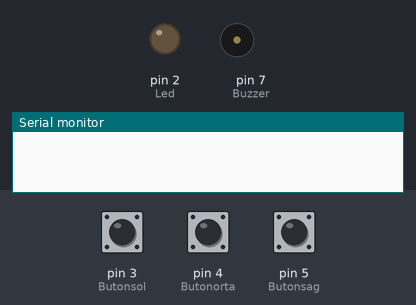
Simulated run of this sketch. Board: Arduino Uno, built with avr-gcc and run on an emulated ATmega328P. Shown: output pins drawn as LEDs (lit = HIGH), buzzer (waves = sounding), the last lines printed to the serial monitor. The inputs (shaded band) are chosen by the test bench; at power-on: pin 3 (Butonsol) LOW, pin 4 (Butonorta) LOW, pin 5 (Butonsag) LOW.

Above: at 1.2 s.
1.3 s: pin 3 (Butonsol) pulled HIGH for 1 s
At 1.37 s:
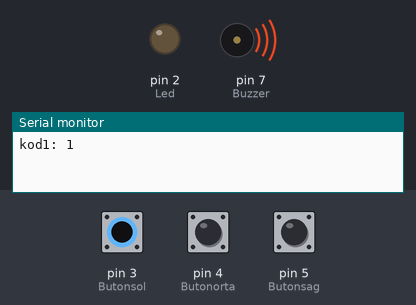
3.8 s: pin 4 (Butonorta) pulled HIGH for 3.2 s
At 7.2 s:
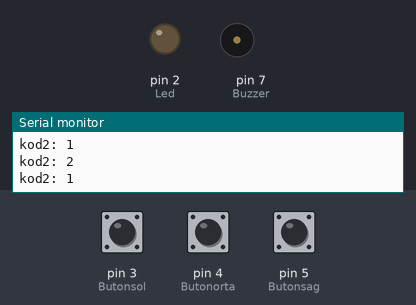
8.5 s: pin 3 (Butonsol) pulled HIGH for 3.2 s
At 9.0 s:
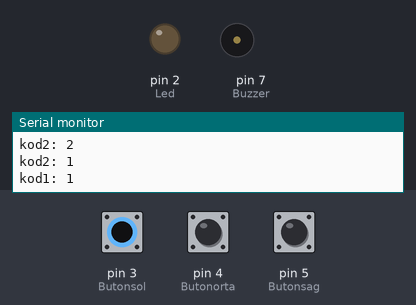
13.2 s: pin 5 (Butonsag) pulled HIGH for 3.2 s
At 16.8 s:
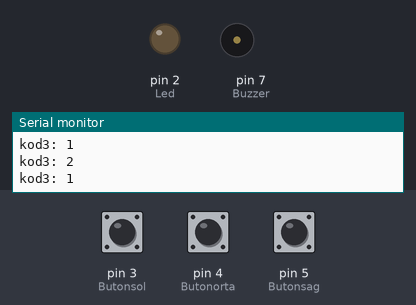
Timing chart, 0 to 18.3 s (numbered marks = the images above; inputs shaded):
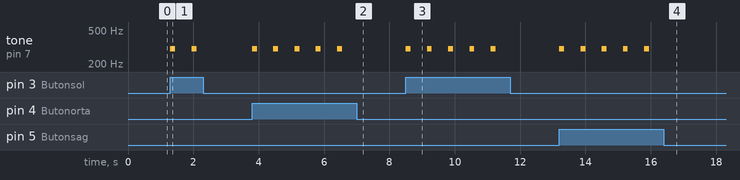

Measured:
- after the input at 1.3 s, tone on pin 7 (Buzzer): alternates 300 Hz for 0.15 s and silent for 0.50 s, 4 changes in all, then stays silent, starting at once
- after the input at 3.8 s, tone on pin 7 (Buzzer): alternates 300 Hz for 0.15 s and silent for 0.50 s, 10 changes in all, then stays silent, starting at once
- after the input at 8.5 s, tone on pin 7 (Buzzer): alternates 300 Hz for 0.15 s and silent for 0.50 s, 10 changes in all, then stays silent, starting at once
- after the input at 13.2 s, tone on pin 7 (Buzzer): alternates 300 Hz for 0.15 s and silent for 0.50 s, 10 changes in all, then stays silent, starting at once

The sketch:

butonlarla_guvenlik_sistemi_sifreli.ino
```cpp
/*
bu projede temel amaç soldaki butona 2, sağdaki butona 1 ve ortadaki butona da 1 kez basıldığında ledin yanması yani bir nevi şifrenin çözülmesidir.
Nereye bastığınızın sırası önemsizdir bu sıra önemliliğini koşullu ifadeler ile yapabilirsiniz.
*/
#define Butonsol 3
#define Butonorta 4
#define Butonsag 5
#define Led 2
#define Buzzer 7
int buton_durumusol=0;
int buton_durumuorta=0;
int buton_durumusag=0;
int kod1 = 0;
int kod2 = 0;
int kod3 = 0;

void setup() {
  pinMode(Butonsol, INPUT);
  pinMode(Butonorta, INPUT);
  pinMode(Butonsag, INPUT);
  pinMode(Led, OUTPUT);
  pinMode(Buzzer, OUTPUT);
  Serial.begin(9600);
}


void loop() {
  buton_durumusol = digitalRead(Butonsol);
  buton_durumuorta = digitalRead(Butonorta);
  buton_durumusag = digitalRead(Butonsag);

  if(buton_durumusol == 1){
    kod1 += 1;
    Serial.println("kod1: " + String(kod1));
     tone(Buzzer, 300);
    delay(150);
    noTone(Buzzer);
      delay(500);
  }

  if(buton_durumuorta == 1){
    kod2 += 1;
    Serial.println("kod2: " + String(kod2));
      tone(Buzzer, 300);
    delay(150);
    noTone(Buzzer);
      delay(500);
  }

  if(buton_durumusag == 1){
    kod3 += 1;
    Serial.println("kod3: " + String(kod3));
    tone(Buzzer, 300);
    delay(150);
    noTone(Buzzer);
  delay(500);
  }

  if(kod1 == 3 || kod2 == 2 || kod3 == 2 ) {
    kod1 = 0;
    kod2 = 0;
    kod3 = 0;
  }

  if(kod1 == 2 && kod2 == 1 && kod3 == 1 ) {
    digitalWrite(Led, HIGH);
  } else {
    digitalWrite(Led, LOW);
  }
}
```
